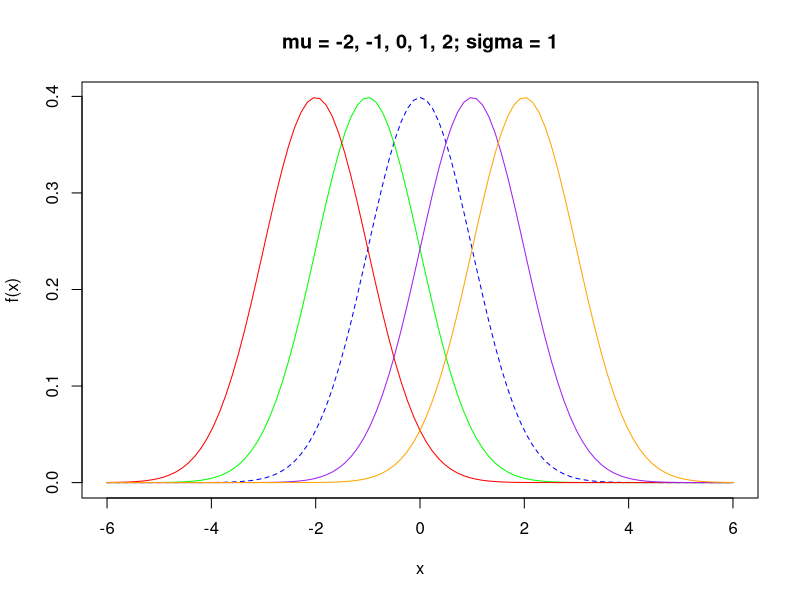
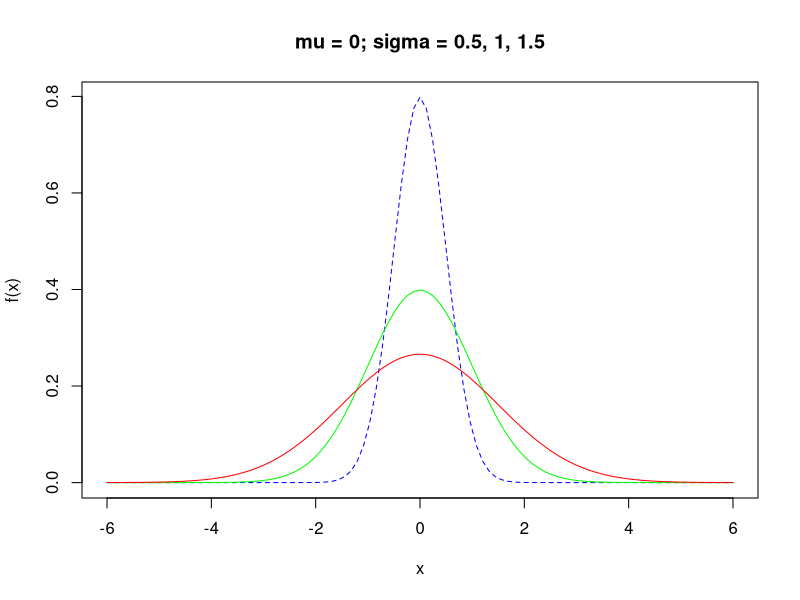
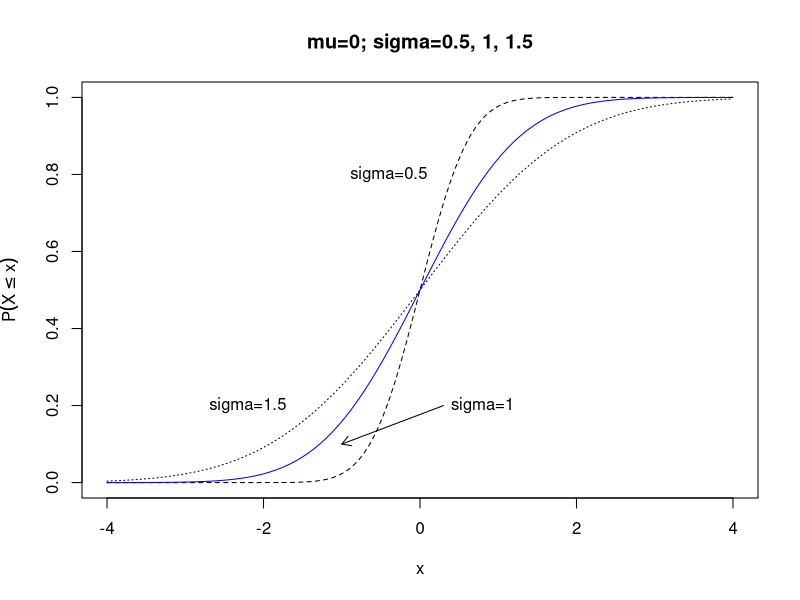
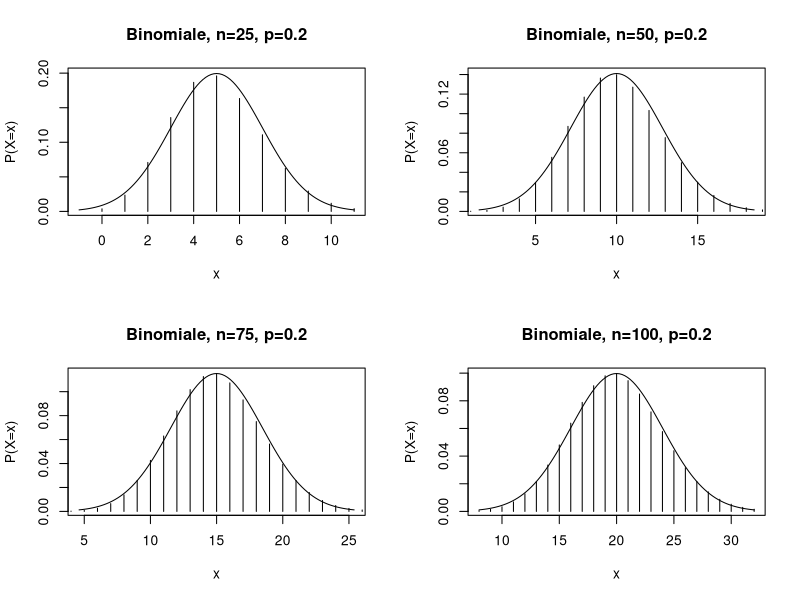

These charts were generated, in order, by the following R code:
## ---- chunk 1
knitr::opts_chunk$set(echo = TRUE)
## ---- chunk 2
x <- seq(from = -7.5, to = 7.55, by = 0.1)

curve(dnorm(x, mean= 0, sd = 1), from = -6, to= 6, xlab = "x", ylab="f(x)", main = "mu = -2, -1, 0, 1, 2; sigma = 1", col="blue", lty=2)
curve(dnorm(x, mean= -1, sd = 1), from = -6, to= 6, xlab = "x", ylab="f(x)",add = TRUE, col="green")
curve(dnorm(x, mean= -2, sd = 1), from = -6, to= 6, xlab = "x", ylab="f(x)",add = TRUE, col="red")
curve(dnorm(x, mean= 1, sd = 1), from = -6, to= 6, xlab = "x", ylab="f(x)",add = TRUE, col="purple")
curve(dnorm(x, mean= 2, sd = 1), from = -6, to= 6, xlab = "x", ylab="f(x)",add = TRUE, col="orange")
## ---- chunk 3
curve(dnorm(x, mean= 0, sd = 0.5), from = -6, to= 6, xlab = "x", ylab="f(x)", main = "mu = 0; sigma = 0.5, 1, 1.5", col="blue", lty=2)
curve(dnorm(x, mean= 0, sd = 1), from = -6, to= 6, xlab = "x", ylab="f(x)",add = TRUE, col="green")
curve(dnorm(x, mean= 0, sd = 1.5), from = -6, to= 6, xlab = "x", ylab="f(x)",add = TRUE, col="red")
## ---- chunk 4
curve(pnorm(x, mean = 0, sd = 0.5), from=-4, to=4, xlab = "x", ylab = expression(P(X<=x)), main="mu=0; sigma=0.5, 1, 1.5", lty=2)
text(-0.4, 0.8, "sigma=0.5")
curve(pnorm(x, mean=0, sd=1), add = TRUE, col="blue")
arrows(-1,0.1,0.3,0.2,code = 1,length = 0.10)
text(0.8, 0.2, "sigma=1")
curve(pnorm(x, mean=0, sd=1.5), add = TRUE, lty=3)
text(-2.2,0.2,"sigma=1.5")
## ---- chunk 5
pnorm(3,mean = 0, sd = 1) - pnorm(-3, mean = 0, sd = 1)
## ---- chunk 6
z<-c(0,0.25,0.5,0.75,1)
qnorm(z,mean=0, sd=1)
## ---- chunk 7
par(mfrow=c(2,2))
p<-0.2
q<-1-p
x<-0:25
n<-25
curve(dnorm(x, n*p, sqrt(n*p*q)), from=n*p-3*sqrt(n*p*q), to=n*p+3*sqrt(n*p*q), xlab="x", ylab="P(X=x)", main="Binomiale, n=25, p=0.2")
lines(x, dbinom(x,n,0.2), type="h")
x<-0:50
n<-50
curve(dnorm(x, n*p, sqrt(n*p*q)), from=n*p-3*sqrt(n*p*q), to=n*p+3*sqrt(n*p*q), xlab="x", ylab="P(X=x)", main="Binomiale, n=50, p=0.2")
lines(x, dbinom(x,n,0.2), type="h")

x<-0:75
n<-75
curve(dnorm(x, n*p, sqrt(n*p*q)), from=n*p-3*sqrt(n*p*q), to=n*p+3*sqrt(n*p*q), xlab="x", ylab="P(X=x)", main="Binomiale, n=75, p=0.2")
lines(x, dbinom(x,n,0.2), type="h")

x<-0:100
n<-100
curve(dnorm(x, n*p, sqrt(n*p*q)), from=n*p-3*sqrt(n*p*q), to=n*p+3*sqrt(n*p*q), xlab="x", ylab="P(X=x)", main="Binomiale, n=100, p=0.2")
lines(x, dbinom(x,n,0.2), type="h")
